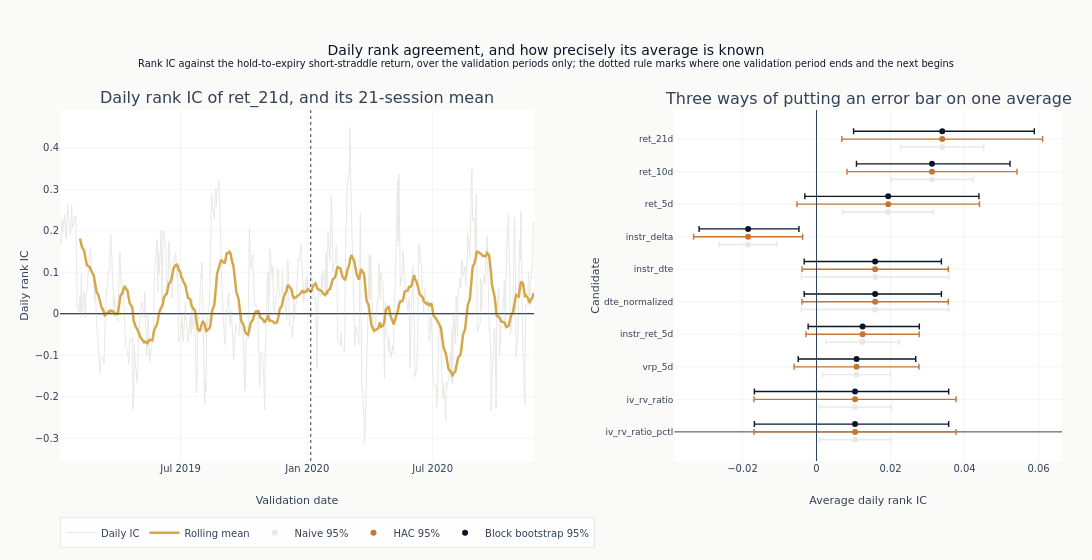

Write notebook code for a chart like this one.
### Markdown cell above
The right panel takes the same candidates in order of average agreement and draws all
three intervals for each. Drawn on one row per candidate they would sit on top of each
other and the widest would hide the rest, so each is offset vertically: the difference
between the three is what the panel is for.

### Code cell
interval_order = list(reversed(leading_features))
BAND_OFFSET = 0.24
for rank, (band, color, label) in enumerate(
    [
        ("naive", COLORS["silver_muted"], "Naive 95%"),
        ("hac", COLORS["copper"], "HAC 95%"),
        ("boot", COLORS["blue"], "Block bootstrap 95%"),
    ]
):
    lower = [uncertainty[f][f"ci_{band}_lower"] for f in interval_order]
    upper = [uncertainty[f][f"ci_{band}_upper"] for f in interval_order]
    means = [uncertainty[f]["mean_ic"] for f in interval_order]
    fig.add_trace(
        go.Scatter(
            x=means,
            y=[i + (rank - 1) * BAND_OFFSET for i in range(len(interval_order))],
            mode="markers",
            marker=dict(color=color, size=6),
            error_x=dict(
                type="data",
                symmetric=False,
                array=[u - m for u, m in zip(upper, means, strict=True)],
                arrayminus=[m - lo for m, lo in zip(means, lower, strict=True)],
                color=color,
                thickness=1.4,
                width=3,
            ),
            text=interval_order,
            name=label,
        ),
        row=1,
        col=2,
    )
fig.add_vline(x=0, line=dict(color=COLORS["neutral"], width=1), row=1, col=2)

fig.update_layout(
    template="ml4t",
    height=560,
    width=1150,
    title={
        "text": (
            "Daily rank agreement, and how precisely its average is known"
            "<br><sup>Rank IC against the hold-to-expiry short-straddle return, over the "
            "validation periods only; the dotted rule marks where one validation period "
            "ends and the next begins</sup>"
        )
    },
    margin=dict(l=60, r=30, t=110, b=60),
    legend=dict(orientation="h", y=-0.16, x=0),
)
fig.update_xaxes(title_text="Validation date", row=1, col=1)
fig.update_xaxes(title_text="Average daily rank IC", row=1, col=2)
fig.update_yaxes(title_text="Daily rank IC", row=1, col=1)
fig.update_yaxes(
    title_text="Candidate",
    tickmode="array",
    tickvals=list(range(len(interval_order))),
    ticktext=interval_order,
    tickfont=dict(size=9),
    row=1,
    col=2,
)
show_plotly_with_alt(
    fig,
    "Two panels. On the left, the daily rank IC of ret_21d against the hold-to-expiry "
    "short-straddle return across the validation periods, drawn as a noisy grey daily series "
    "with a 21-session rolling mean over it; the rolling mean oscillates between about -0.15 "
    "and +0.18, crossing zero repeatedly, and a dotted vertical rule marks where one "
    "validation period ends and the next begins. On the right, the average daily rank IC for "
    "each of ten candidates, each with three error bars from a naive, a HAC and a block "
    "bootstrap interval. ret_21d and ret_10d have the largest positive averages at about 0.035 "
    "and 0.033, instr_delta the largest negative at about -0.018, and for every candidate the "
    "naive interval is the narrowest of the three.",
)

### Figure 1 — Plotly figure (JSON) as saved in the notebook; plotly's stock layout.template omitted (floating-point values rounded to 4 significant figures; data arrays with more than 128 entries replaced by an {"elided": "..."} marker saying what was removed)
{"data": [{"line": {"color": "#e8e8e6", "width": 1}, "mode": "lines", "name": "Daily IC", "type": "scatter", "x": {"elided": "478 str values"}, "xaxis": "x", "y": {"elided": "478 float values"}, "yaxis": "y"}, {"line": {"color": "#D4A84B", "width": 2.5}, "mode": "lines", "name": "Rolling mean", "type": "scatter", "x": {"elided": "478 str values"}, "xaxis": "x", "y": {"elided": "478 float values"}, "yaxis": "y"}, {"error_x": {"array": [0.00972, 0.00972, 0.009161, 0.009875, 0.01993, 0.01993, 0.007775, 0.01215, 0.01106, 0.01124], "arrayminus": [0.00972, 0.00972, 0.009161, 0.009875, 0.01993, 0.01993, 0.007775, 0.01215, 0.01106, 0.01124], "color": "#e8e8e6", "symmetric": false, "thickness": 1.4, "type": "data", "width": 3}, "marker": {"color": "#e8e8e6", "size": 6}, "mode": "markers", "name": "Naive 95%", "text": ["iv_rv_ratio_pctl", "iv_rv_ratio", "vrp_5d", "instr_ret_5d", "dte_normalized", "instr_dte", "instr_delta", "ret_5d", "ret_10d", "ret_21d"], "type": "scatter", "x": [0.01042, 0.01042, 0.01082, 0.01245, 0.01584, 0.01584, -0.01847, 0.01937, 0.03121, 0.03397], "xaxis": "x2", "y": [-0.24, 0.76, 1.76, 2.76, 3.76, 4.76, 5.76, 6.76, 7.76, 8.76], "yaxis": "y2"}, {"error_x": {"array": [0.0273, 0.0273, 0.01687, 0.0153, 0.01976, 0.01976, 0.01473, 0.02466, 0.02296, 0.02712], "arrayminus": [0.0273, 0.0273, 0.01687, 0.0153, 0.01976, 0.01976, 0.01473, 0.02466, 0.02296, 0.02712], "color": "#C87533", "symmetric": false, "thickness": 1.4, "type": "data", "width": 3}, "marker": {"color": "#C87533", "size": 6}, "mode": "markers", "name": "HAC 95%", "text": ["iv_rv_ratio_pctl", "iv_rv_ratio", "vrp_5d", "instr_ret_5d", "dte_normalized", "instr_dte", "instr_delta", "ret_5d", "ret_10d", "ret_21d"], "type": "scatter", "x": [0.01042, 0.01042, 0.01082, 0.01245, 0.01584, 0.01584, -0.01847, 0.01937, 0.03121, 0.03397], "xaxis": "x2", "y": [0.0, 1.0, 2.0, 3.0, 4.0, 5.0, 6.0, 7.0, 8.0, 9.0], "yaxis": "y2"}, {"error_x": {"array": [0.02529, 0.02529, 0.01599, 0.01533, 0.0179, 0.0179, 0.01372, 0.02452, 0.02107, 0.02488], "arrayminus": [0.0272, 0.0272, 0.01575, 0.01471, 0.01917, 0.01917, 0.01325, 0.02251, 0.02041, 0.02395], "color": "#0a1628", "symmetric": false, "thickness": 1.4, "type": "data", "width": 3}, "marker": {"color": "#0a1628", "size": 6}, "mode": "markers", "name": "Block bootstrap 95%", "text": ["iv_rv_ratio_pctl", "iv_rv_ratio", "vrp_5d", "instr_ret_5d", "dte_normalized", "instr_dte", "instr_delta", "ret_5d", "ret_10d", "ret_21d"], "type": "scatter", "x": [0.01042, 0.01042, 0.01082, 0.01245, 0.01584, 0.01584, -0.01847, 0.01937, 0.03121, 0.03397], "xaxis": "x2", "y": [0.24, 1.24, 2.24, 3.24, 4.24, 5.24, 6.24, 7.24, 8.24, 9.24], "yaxis": "y2"}], "layout": {"annotations": [{"font": {"size": 16}, "showarrow": false, "text": "Daily rank IC of ret_21d, and its 21-session mean", "x": 0.2365, "xanchor": "center", "xref": "paper", "y": 1.0, "yanchor": "bottom", "yref": "paper"}, {"font": {"size": 16}, "showarrow": false, "text": "Three ways of putting an error bar on one average", "x": 0.8065, "xanchor": "center", "xref": "paper", "y": 1.0, "yanchor": "bottom", "yref": "paper"}], "height": 560, "legend": {"orientation": "h", "x": 0, "y": -0.16}, "margin": {"b": 60, "l": 60, "r": 30, "t": 110}, "shapes": [{"line": {"color": "#334155", "width": 1}, "type": "line", "x0": 0, "x1": 1, "xref": "x domain", "y0": 0, "y1": 0, "yref": "y"}, {"line": {"color": "#334155", "dash": "dot", "width": 1}, "type": "line", "x0": "2020-01-06", "x1": "2020-01-06", "xref": "x", "y0": 0, "y1": 1, "yref": "y domain"}, {"line": {"color": "#334155", "width": 1}, "type": "line", "x0": 0, "x1": 0, "xref": "x2", "y0": 0, "y1": 1, "yref": "y2 domain"}], "title": {"text": "Daily rank agreement, and how precisely its average is known<br><sup>Rank IC against the hold-to-expiry short-straddle return, over the validation periods only; the dotted rule marks where one validation period ends and the next begins</sup>"}, "width": 1150, "xaxis": {"anchor": "y", "domain": [0.0, 0.473], "title": {"text": "Validation date"}}, "xaxis2": {"anchor": "y2", "domain": [0.613, 1.0], "title": {"text": "Average daily rank IC"}}, "yaxis": {"anchor": "x", "domain": [0.0, 1.0], "title": {"text": "Daily rank IC"}}, "yaxis2": {"anchor": "x2", "domain": [0.0, 1.0], "tickfont": {"size": 9}, "tickmode": "array", "ticktext": ["iv_rv_ratio_pctl", "iv_rv_ratio", "vrp_5d", "instr_ret_5d", "dte_normalized", "instr_dte", "instr_delta", "ret_5d", "ret_10d", "ret_21d"], "tickvals": [0, 1, 2, 3, 4, 5, 6, 7, 8, 9], "title": {"text": "Candidate"}}}}
